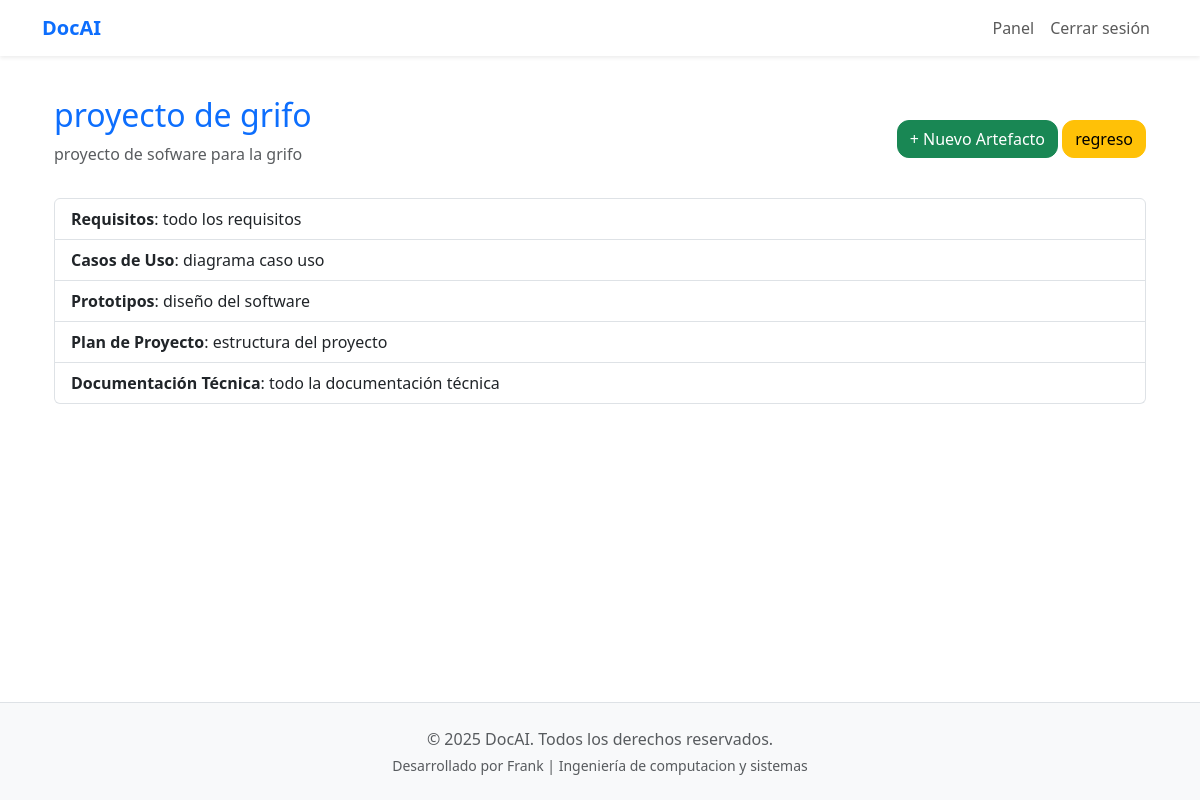
The app's page /proyecto/1/ (signed in), older data.
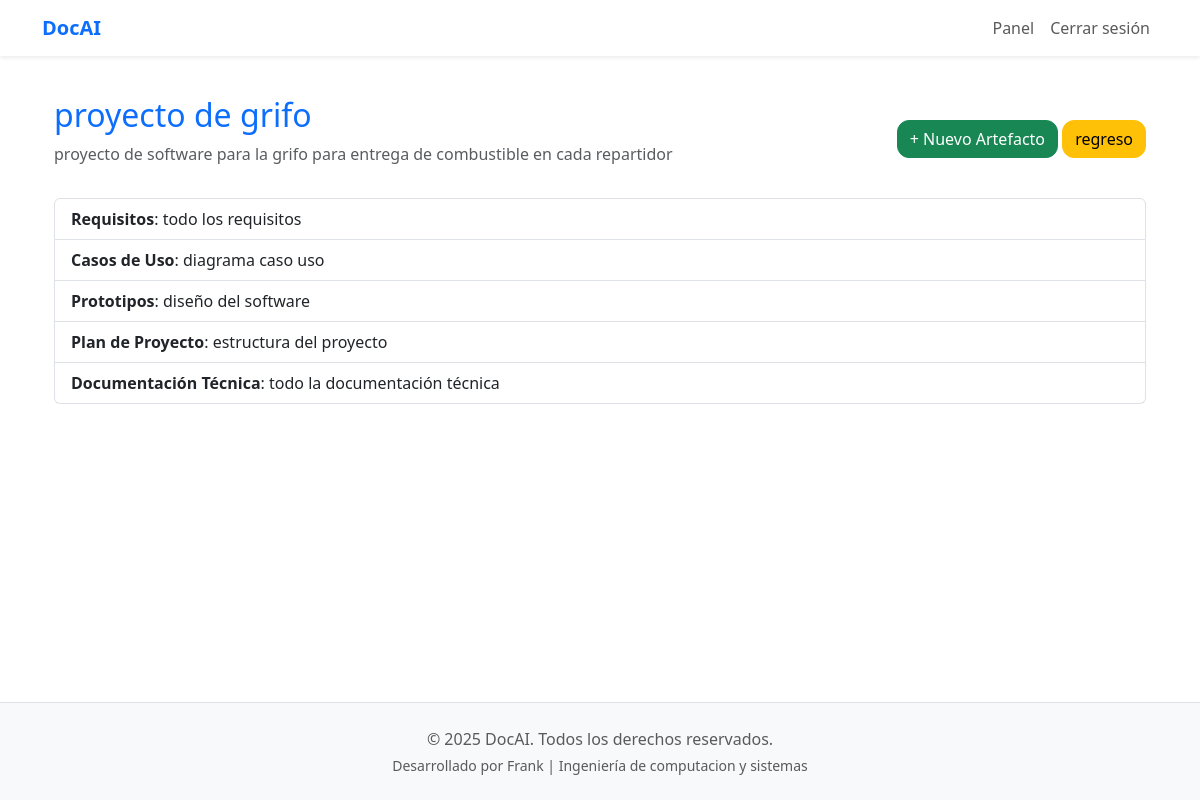
The same page, newer data.
### documentacion/models.py (models this page shows, shortened)
class Project(models.Model):
    nombre = models.CharField(max_length=100)
    descripcion = models.TextField(blank=True)
    propietario = models.ForeignKey(User, on_delete=models.CASCADE)
    creado = models.DateTimeField(auto_now_add=True)

### documentacion/views.py (the view)
# urls.py: path('proyecto/<int:proyecto_id>/', views.detalle_proyecto, name='detalle_proyecto'),
@login_required
def detalle_proyecto(request, proyecto_id):
    proyecto = get_object_or_404(Project, id=proyecto_id, propietario=request.user)
    artefactos = proyecto.artefactos.all()
    return render(request, 'documentacion/detalle_proyecto.html', {
        'proyecto': proyecto,
        'artefactos': artefactos
    })

### documentacion/templates/documentacion/detalle_proyecto.html (shortened to what this page needs)
{% extends 'base.html' %}
{% block content %}
<div class="container">
    <div class="d-flex justify-content-between align-items-center mb-3">
        <div>
            <h2 class="text-primary">{{ proyecto.nombre }}</h2>
            <p class="text-muted">{{ proyecto.descripcion }}</p>
        </div>
        <div>
        <a href="{% url 'crear_artefacto' proyecto.id %}" class="btn btn-success">+ Nuevo Artefacto</a>
        <a href="{% url 'dashboard' %}" class="btn btn-warning">regreso</a>
        </div>
    </div>
    {% if artefactos %}
        <div class="list-group">
            {% for artefacto in artefactos %}
                <a href="{% url 'ver_artefacto' artefacto.id %}" class="list-group-item list-group-item-action">
                    <strong>{{ artefacto.get_tipo_display }}</strong>: {{ artefacto.titulo }}
                </a>
            {% endfor %}
        </div>
    {% else %}
        <div class="alert alert-info mt-3">
            Este proyecto aún no tiene artefactos generados.
        </div>
    {% endif %}
</div>
{% endblock %}

Row changes from the older to the newer data that the page shows:
changed Project "proyecto de grifo": descripcion "proyecto de sofware para la grifo" → "proyecto de software para la grifo para entrega de combustible en cada repartidor"
